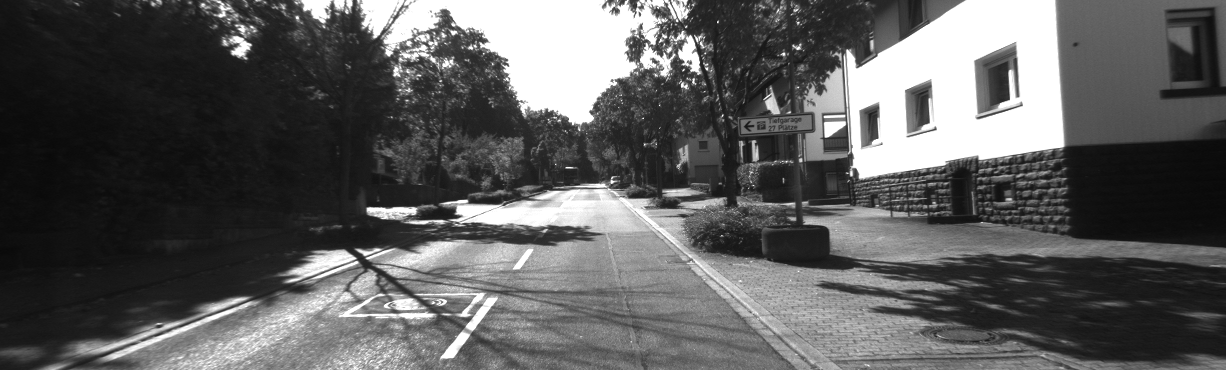
#> input picture stereo-vision-3d/kitti_sample/left.png, 1226 x 370 px
$ python depth_to_pointcloud.py
#> lines starting #> are read from the running program, lines starting #| are printed output that depends on the picture; long printed decimals are rounded
import cv2
import numpy as np

# 1. RECOMPUTE DISPARITY & DEPTH
left = cv2.imread("left.png", cv2.IMREAD_GRAYSCALE)
#> left is the input picture: shape (370, 1226); min 8, max 255, mean 91.9
right = cv2.imread("right.png", cv2.IMREAD_GRAYSCALE)
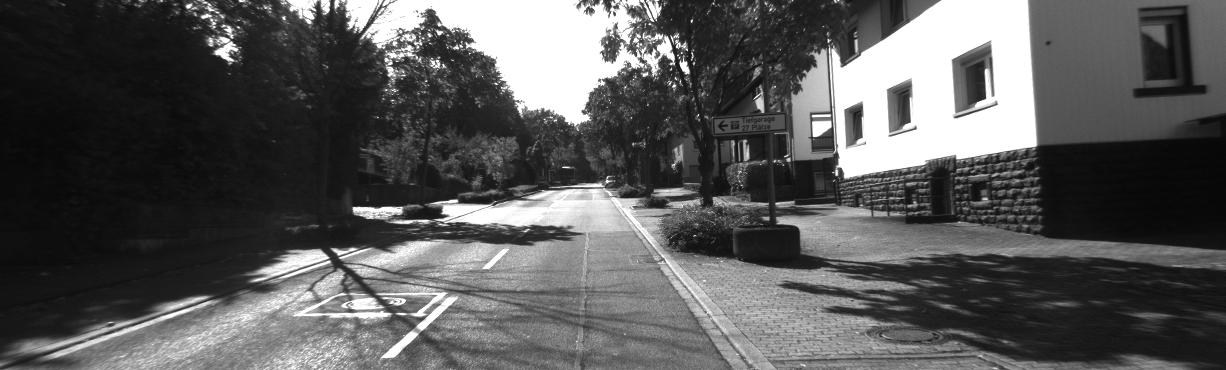
#> input picture stereo-vision-3d/kitti_sample/right.png, 1226 x 370 px
#> right is the input picture: shape (370, 1226); min 6, max 255, mean 88.7

if left is None or right is None:
    print("Images not found. Check filenames.")
    exit()

# Stereo matcher
min_disp = 0
num_disp = 64  # must be divisible by 16
block_size = 5

stereo = cv2.StereoSGBM_create(
    minDisparity=min_disp,
    numDisparities=num_disp,
    blockSize=block_size,
    uniquenessRatio=10,
    speckleWindowSize=100,
    speckleRange=32,
    disp12MaxDiff=1
)

disp = stereo.compute(left, right).astype(np.float32) / 16.0
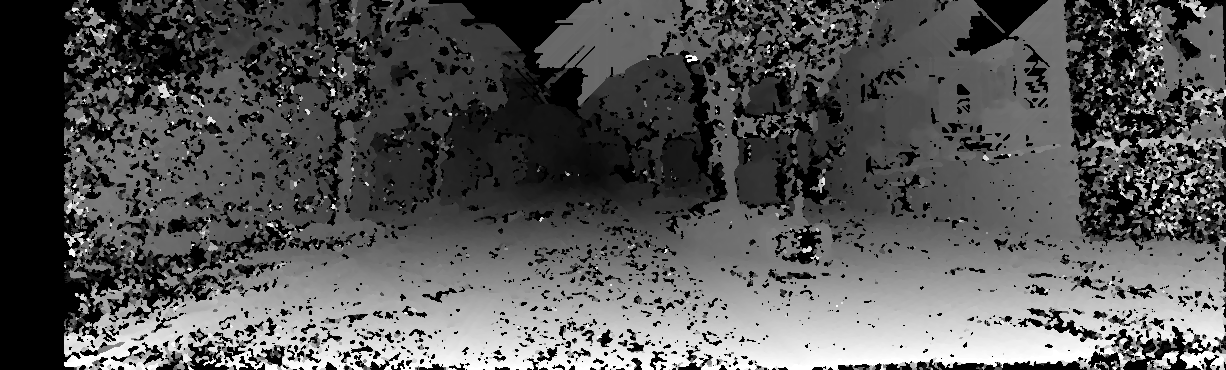
#> disp: shape (370, 1226) float32; min -1, max 63, mean 20.9; drawn with min black and max white

# Load calibration
with open("000010.txt", "r") as f:
#> (reads stereo-vision-3d/kitti_sample/000010.txt from the repository)
    lines = f.readlines()

P0 = np.fromstring(lines[0].split(":", 1)[1], sep=" ").reshape(3, 4)
P1 = np.fromstring(lines[1].split(":", 1)[1], sep=" ").reshape(3, 4)

f = P0[0, 0]
Tx = P1[0, 3] / f
B = -Tx

print("Focal length f:", f)
print("Baseline B:", B)

# Depth = f * B / disparity
disp_valid = disp.copy()
disp_valid[disp_valid <= 0] = np.nan
depth = f * B / disp_valid  # meters
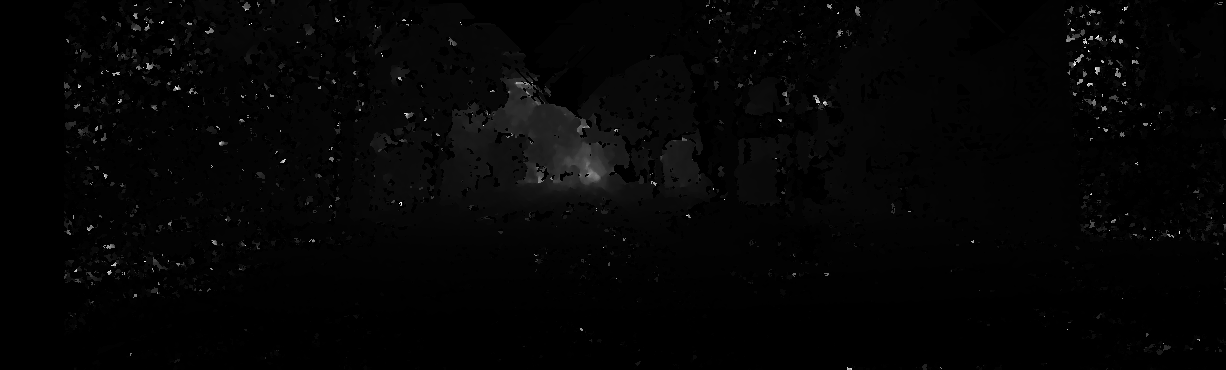
#> depth: shape (370, 1226) float32; 24.11% of the values are NaN or infinite; the others: min 6.03, max 675.2, mean 23.53; drawn with min black, max white, NaN and infinite black

# 2. BACK-PROJECT TO 3D POINT CLOUD
fx = P0[0, 0]
fy = P0[1, 1]
cx = P0[0, 2]
cy = P0[1, 2]

h, w = left.shape
#> h = 370; w = 1226
u_coords, v_coords = np.meshgrid(np.arange(w), np.arange(h))

z = depth.flatten()
u = u_coords.flatten()
v = v_coords.flatten()

valid = ~np.isnan(z)
z = z[valid]
u = u[valid]
v = v[valid]

X = (u - cx) * z / fx
Y = (v - cy) * z / fy
Z = z

points_3d = np.vstack((X, Y, Z)).T

print("3D point cloud shape:", points_3d.shape)
#| 3D point cloud shape: (344260, 3)
print("First 5 points:\n", points_3d[:5])
#| First 5 points:
#|  [[-12.136  -4.242  16.380 ]
#|  [-12.016  -4.208  16.249]
#|  [-11.742  -4.120  15.908]
#|  [-11.719  -4.120  15.908]
#|  [-12.142   -4.276  16.514]]

np.savetxt("pointcloud_camera_xyz.txt", points_3d, fmt="%.4f")
print("Saved pointcloud_camera_xyz.txt")
